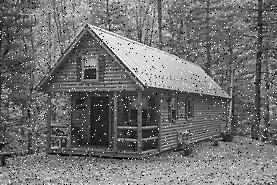
#> input picture Assignment #3/original_images/noisy_img1.jpg, 277 x 185 px
$ jupyter execute LAB3_q1.ipynb
#> lines starting #> are read from the running program, lines starting #| are printed output that depends on the picture
[cell 1]
import numpy as np
import matplotlib.pyplot as plt
import cv2
import os

[cell 2]
def apply_filter(image, filter_size, filter_function):
    # Define the output image
    output_image = np.copy(image)

    # Calculate padding
    padding = filter_size // 2

    # Iterate over each pixel (excluding border pixels)
    for i in range(padding, image.shape[0] - padding):
        for j in range(padding, image.shape[1] - padding):
            # Extract the neighborhood of the current pixel
            window = image[i - padding:i + padding + 1, j - padding:j + padding + 1]
            # Apply the filter function to the window and replace the current pixel value
            output_image[i, j] = filter_function(window)

    return output_image

[cell 3]
def apply_averaging_filter(image, filter_size=3):
    return apply_filter(image, filter_size, np.mean)

def apply_median_filter(image, filter_size=3):
    return apply_filter(image, filter_size, np.median)

[cell 4]
def main(image_path):
    # Load the image in grayscale
#> called with image_path = '../original_images/noisy_img1.jpg'
    image = cv2.imread(image_path, cv2.IMREAD_GRAYSCALE)
#> image is the input picture: shape (185, 277); min 0, max 255, mean 113.3
    # prepare to save img
    if not os.path.exists('./OUTPUT'):
        os.mkdir('./OUTPUT')
    base_name = os.path.basename(image_path)
    file_name, _ = os.path.splitext(base_name)

    # Define filter sizes to experiment with
    filter_sizes = [3, 5, 7, 9]

    plt.figure(figsize=(10, 3 * len(filter_sizes)))

    # Display the original image
    plt.subplot(len(filter_sizes) + 1, 3, 1), plt.imshow(image, cmap='gray')
    plt.title('Original Image'), plt.xticks([]), plt.yticks([])

    for idx, filter_size in enumerate(filter_sizes, start=1):
        averaged_image = apply_averaging_filter(image, filter_size)
        median_image = apply_median_filter(image, filter_size)

        # Save the output images
        cv2.imwrite(f"./OUTPUT/{file_name}_avg_{filter_size}.png", averaged_image)
        cv2.imwrite(f"./OUTPUT/{file_name}_med_{filter_size}.png", median_image)

        # Plotting the results
        plt.subplot(len(filter_sizes) + 1, 3, idx * 3 + 1), plt.imshow(averaged_image, cmap='gray')
        plt.title(f'Averaging Filter {filter_size}x{filter_size}'), plt.xticks([]), plt.yticks([])
        plt.subplot(len(filter_sizes) + 1, 3, idx * 3 + 2), plt.imshow(median_image, cmap='gray')
        plt.title(f'Median Filter {filter_size}x{filter_size}'), plt.xticks([]), plt.yticks([])
#> this loop made 4 passes
#> pass 1, in main, `averaged_image = apply_averaging_filter(image, filter_size)`:
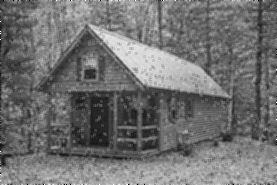
#> averaged_image: shape (185, 277); min 0, max 255, mean 112.9
#> pass 1, in main, `median_image = apply_median_filter(image, filter_size)`:
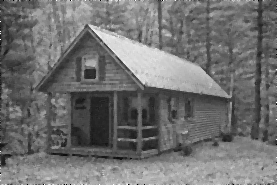
#> median_image: shape (185, 277); min 0, max 255, mean 112.5
#> pass 2, in main, `averaged_image = apply_averaging_filter(image, filter_size)`:
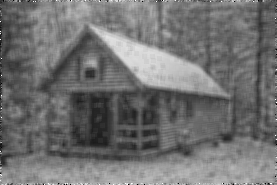
#> averaged_image: shape (185, 277); min 0, max 255, mean 112.9

    plt.tight_layout()
    plt.show()
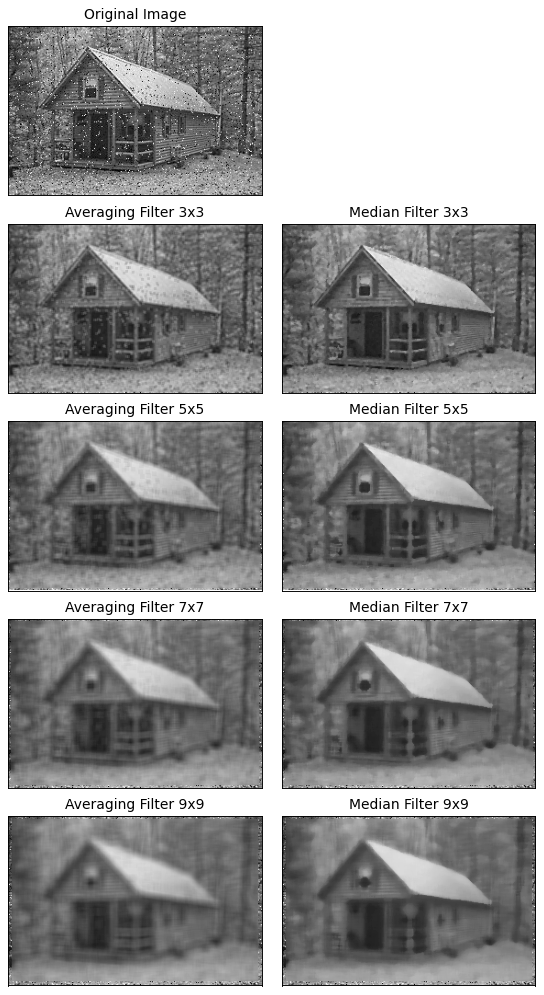
#> figure drawn by matplotlib, 9 panels

[cell 5]
main('../original_images/noisy_img1.jpg')
main('../original_images/noisy_img2.jpg')
#> call 2 of main, with image_path = '../original_images/noisy_img2.jpg'
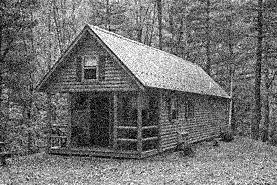
#> input picture Assignment #3/original_images/noisy_img2.jpg, 277 x 185 px
#> in main, image is the input picture: shape (185, 277); min 0, max 255, mean 112.8
#> the loop in main (call 2), `for idx, filter_size in enumerate(filter_sizes, start=1):` made 4 passes
#> pass 1, in main (call 2), `averaged_image = apply_averaging_filter(image, filter_size)`:
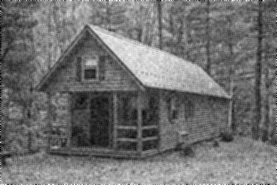
#> averaged_image: shape (185, 277); min 0, max 255, mean 112.3
#> pass 2, in main (call 2), `averaged_image = apply_averaging_filter(image, filter_size)`:
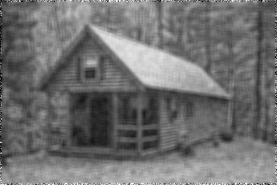
#> averaged_image: shape (185, 277); min 0, max 255, mean 112.3
